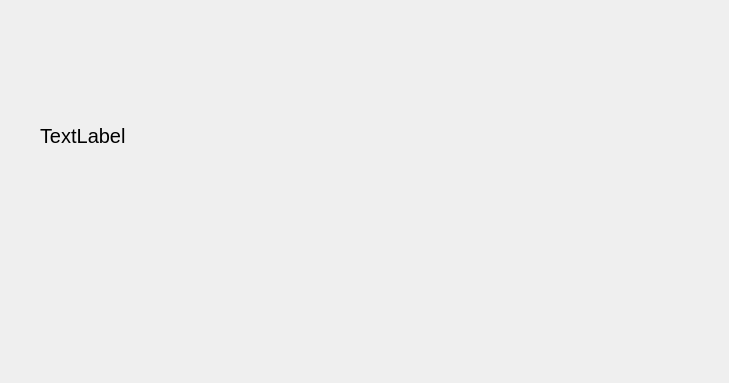
<?xml version="1.0" encoding="UTF-8"?>
<ui version="4.0">
 <class>Hienthiykiien</class>
 <widget class="QDialog" name="Hienthiykiien">
  <property name="geometry">
   <rect>
    <x>0</x>
    <y>0</y>
    <width>729</width>
    <height>383</height>
   </rect>
  </property>
  <property name="windowTitle">
   <string>Dialog</string>
  </property>
  <widget class="QLabel" name="label">
   <property name="geometry">
    <rect>
     <x>40</x>
     <y>-30</y>
     <width>651</width>
     <height>331</height>
    </rect>
   </property>
   <property name="font">
    <font>
     <pointsize>15</pointsize>
    </font>
   </property>
   <property name="text">
    <string>TextLabel</string>
   </property>
  </widget>
 </widget>
 <resources/>
 <connections/>
</ui>
